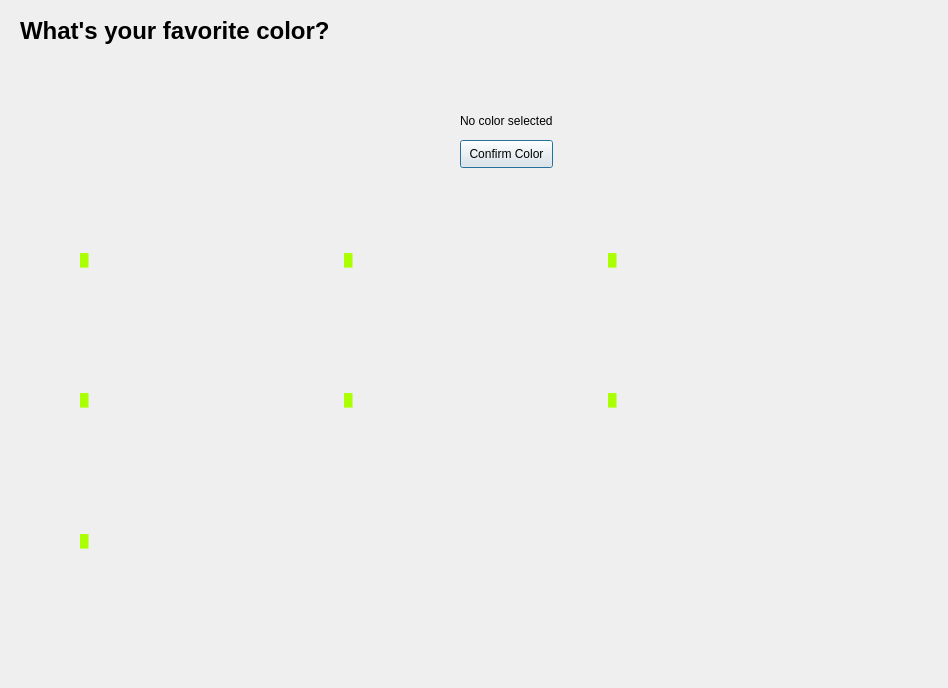
<?xml version="1.0" encoding="UTF-8"?>
<ui version="4.0">
 <class>Dialog</class>
 <widget class="QDialog" name="Dialog">
  <property name="geometry">
   <rect>
    <x>0</x>
    <y>0</y>
    <width>948</width>
    <height>688</height>
   </rect>
  </property>
  <property name="windowTitle">
   <string>Dialog</string>
  </property>
  <widget class="QLabel" name="label">
   <property name="geometry">
    <rect>
     <x>20</x>
     <y>-30</y>
     <width>441</width>
     <height>121</height>
    </rect>
   </property>
   <property name="font">
    <font>
     <pointsize>18</pointsize>
     <weight>75</weight>
     <bold>true</bold>
    </font>
   </property>
   <property name="text">
    <string>What's your favorite color?</string>
   </property>
  </widget>
  <widget class="QPushButton" name="pushButton">
   <property name="geometry">
    <rect>
     <x>460</x>
     <y>140</y>
     <width>93</width>
     <height>28</height>
    </rect>
   </property>
   <property name="text">
    <string>Confirm Color</string>
   </property>
  </widget>
  <widget class="QLabel" name="label_2">
   <property name="geometry">
    <rect>
     <x>460</x>
     <y>110</y>
     <width>131</width>
     <height>21</height>
    </rect>
   </property>
   <property name="text">
    <string>No color selected</string>
   </property>
  </widget>
  <widget class="QWidget" name="gridLayoutWidget">
   <property name="geometry">
    <rect>
     <x>80</x>
     <y>190</y>
     <width>791</width>
     <height>421</height>
    </rect>
   </property>
   <layout class="QGridLayout" name="gridLayout">
    <property name="spacing">
     <number>1</number>
    </property>
    <item row="3" column="0">
     <widget class="QLabel" name="label_6">
      <property name="palette">
       <palette>
        <active>
         <colorrole role="WindowText">
          <brush brushstyle="SolidPattern">
           <color alpha="255">
            <red>0</red>
            <green>0</green>
            <blue>0</blue>
           </color>
          </brush>
         </colorrole>
        </active>
        <inactive>
         <colorrole role="WindowText">
          <brush brushstyle="SolidPattern">
           <color alpha="255">
            <red>170</red>
            <green>255</green>
            <blue>0</blue>
           </color>
          </brush>
         </colorrole>
        </inactive>
        <disabled>
         <colorrole role="WindowText">
          <brush brushstyle="SolidPattern">
           <color alpha="255">
            <red>120</red>
            <green>120</green>
            <blue>120</blue>
           </color>
          </brush>
         </colorrole>
        </disabled>
       </palette>
      </property>
      <property name="text">
       <string>&lt;html&gt;&lt;head/&gt;&lt;body&gt;&lt;p&gt;&lt;span style=&quot; color:#aaff00;&quot;&gt;█&lt;/span&gt;&lt;/p&gt;&lt;/body&gt;&lt;/html&gt;</string>
      </property>
     </widget>
    </item>
    <item row="0" column="2">
     <widget class="QLabel" name="label_5">
      <property name="palette">
       <palette>
        <active>
         <colorrole role="WindowText">
          <brush brushstyle="SolidPattern">
           <color alpha="255">
            <red>0</red>
            <green>0</green>
            <blue>0</blue>
           </color>
          </brush>
         </colorrole>
        </active>
        <inactive>
         <colorrole role="WindowText">
          <brush brushstyle="SolidPattern">
           <color alpha="255">
            <red>170</red>
            <green>255</green>
            <blue>0</blue>
           </color>
          </brush>
         </colorrole>
        </inactive>
        <disabled>
         <colorrole role="WindowText">
          <brush brushstyle="SolidPattern">
           <color alpha="255">
            <red>120</red>
            <green>120</green>
            <blue>120</blue>
           </color>
          </brush>
         </colorrole>
        </disabled>
       </palette>
      </property>
      <property name="text">
       <string>&lt;html&gt;&lt;head/&gt;&lt;body&gt;&lt;p&gt;&lt;span style=&quot; color:#aaff00;&quot;&gt;█&lt;/span&gt;&lt;/p&gt;&lt;/body&gt;&lt;/html&gt;</string>
      </property>
     </widget>
    </item>
    <item row="0" column="0">
     <widget class="QLabel" name="label_4">
      <property name="palette">
       <palette>
        <active>
         <colorrole role="WindowText">
          <brush brushstyle="SolidPattern">
           <color alpha="255">
            <red>0</red>
            <green>0</green>
            <blue>0</blue>
           </color>
          </brush>
         </colorrole>
        </active>
        <inactive>
         <colorrole role="WindowText">
          <brush brushstyle="SolidPattern">
           <color alpha="255">
            <red>170</red>
            <green>255</green>
            <blue>0</blue>
           </color>
          </brush>
         </colorrole>
        </inactive>
        <disabled>
         <colorrole role="WindowText">
          <brush brushstyle="SolidPattern">
           <color alpha="255">
            <red>120</red>
            <green>120</green>
            <blue>120</blue>
           </color>
          </brush>
         </colorrole>
        </disabled>
       </palette>
      </property>
      <property name="text">
       <string>&lt;html&gt;&lt;head/&gt;&lt;body&gt;&lt;p&gt;&lt;span style=&quot; color:#aaff00;&quot;&gt;█&lt;/span&gt;&lt;/p&gt;&lt;/body&gt;&lt;/html&gt;</string>
      </property>
     </widget>
    </item>
    <item row="2" column="0">
     <widget class="QLabel" name="label_3">
      <property name="palette">
       <palette>
        <active>
         <colorrole role="WindowText">
          <brush brushstyle="SolidPattern">
           <color alpha="255">
            <red>0</red>
            <green>0</green>
            <blue>0</blue>
           </color>
          </brush>
         </colorrole>
        </active>
        <inactive>
         <colorrole role="WindowText">
          <brush brushstyle="SolidPattern">
           <color alpha="255">
            <red>170</red>
            <green>255</green>
            <blue>0</blue>
           </color>
          </brush>
         </colorrole>
        </inactive>
        <disabled>
         <colorrole role="WindowText">
          <brush brushstyle="SolidPattern">
           <color alpha="255">
            <red>120</red>
            <green>120</green>
            <blue>120</blue>
           </color>
          </brush>
         </colorrole>
        </disabled>
       </palette>
      </property>
      <property name="text">
       <string>&lt;html&gt;&lt;head/&gt;&lt;body&gt;&lt;p&gt;&lt;span style=&quot; color:#aaff00;&quot;&gt;█&lt;/span&gt;&lt;/p&gt;&lt;/body&gt;&lt;/html&gt;</string>
      </property>
     </widget>
    </item>
    <item row="2" column="2">
     <widget class="QLabel" name="label_7">
      <property name="palette">
       <palette>
        <active>
         <colorrole role="WindowText">
          <brush brushstyle="SolidPattern">
           <color alpha="255">
            <red>0</red>
            <green>0</green>
            <blue>0</blue>
           </color>
          </brush>
         </colorrole>
        </active>
        <inactive>
         <colorrole role="WindowText">
          <brush brushstyle="SolidPattern">
           <color alpha="255">
            <red>170</red>
            <green>255</green>
            <blue>0</blue>
           </color>
          </brush>
         </colorrole>
        </inactive>
        <disabled>
         <colorrole role="WindowText">
          <brush brushstyle="SolidPattern">
           <color alpha="255">
            <red>120</red>
            <green>120</green>
            <blue>120</blue>
           </color>
          </brush>
         </colorrole>
        </disabled>
       </palette>
      </property>
      <property name="text">
       <string>&lt;html&gt;&lt;head/&gt;&lt;body&gt;&lt;p&gt;&lt;span style=&quot; color:#aaff00;&quot;&gt;█&lt;/span&gt;&lt;/p&gt;&lt;/body&gt;&lt;/html&gt;</string>
      </property>
     </widget>
    </item>
    <item row="0" column="1">
     <widget class="QLabel" name="label_8">
      <property name="palette">
       <palette>
        <active>
         <colorrole role="WindowText">
          <brush brushstyle="SolidPattern">
           <color alpha="255">
            <red>0</red>
            <green>0</green>
            <blue>0</blue>
           </color>
          </brush>
         </colorrole>
        </active>
        <inactive>
         <colorrole role="WindowText">
          <brush brushstyle="SolidPattern">
           <color alpha="255">
            <red>170</red>
            <green>255</green>
            <blue>0</blue>
           </color>
          </brush>
         </colorrole>
        </inactive>
        <disabled>
         <colorrole role="WindowText">
          <brush brushstyle="SolidPattern">
           <color alpha="255">
            <red>120</red>
            <green>120</green>
            <blue>120</blue>
           </color>
          </brush>
         </colorrole>
        </disabled>
       </palette>
      </property>
      <property name="text">
       <string>&lt;html&gt;&lt;head/&gt;&lt;body&gt;&lt;p&gt;&lt;span style=&quot; color:#aaff00;&quot;&gt;█&lt;/span&gt;&lt;/p&gt;&lt;/body&gt;&lt;/html&gt;</string>
      </property>
     </widget>
    </item>
    <item row="2" column="1">
     <widget class="QLabel" name="label_9">
      <property name="palette">
       <palette>
        <active>
         <colorrole role="WindowText">
          <brush brushstyle="SolidPattern">
           <color alpha="255">
            <red>0</red>
            <green>0</green>
            <blue>0</blue>
           </color>
          </brush>
         </colorrole>
        </active>
        <inactive>
         <colorrole role="WindowText">
          <brush brushstyle="SolidPattern">
           <color alpha="255">
            <red>170</red>
            <green>255</green>
            <blue>0</blue>
           </color>
          </brush>
         </colorrole>
        </inactive>
        <disabled>
         <colorrole role="WindowText">
          <brush brushstyle="SolidPattern">
           <color alpha="255">
            <red>120</red>
            <green>120</green>
            <blue>120</blue>
           </color>
          </brush>
         </colorrole>
        </disabled>
       </palette>
      </property>
      <property name="text">
       <string>&lt;html&gt;&lt;head/&gt;&lt;body&gt;&lt;p&gt;&lt;span style=&quot; color:#aaff00;&quot;&gt;█&lt;/span&gt;&lt;/p&gt;&lt;/body&gt;&lt;/html&gt;</string>
      </property>
     </widget>
    </item>
   </layout>
  </widget>
 </widget>
 <resources/>
 <connections/>
</ui>
